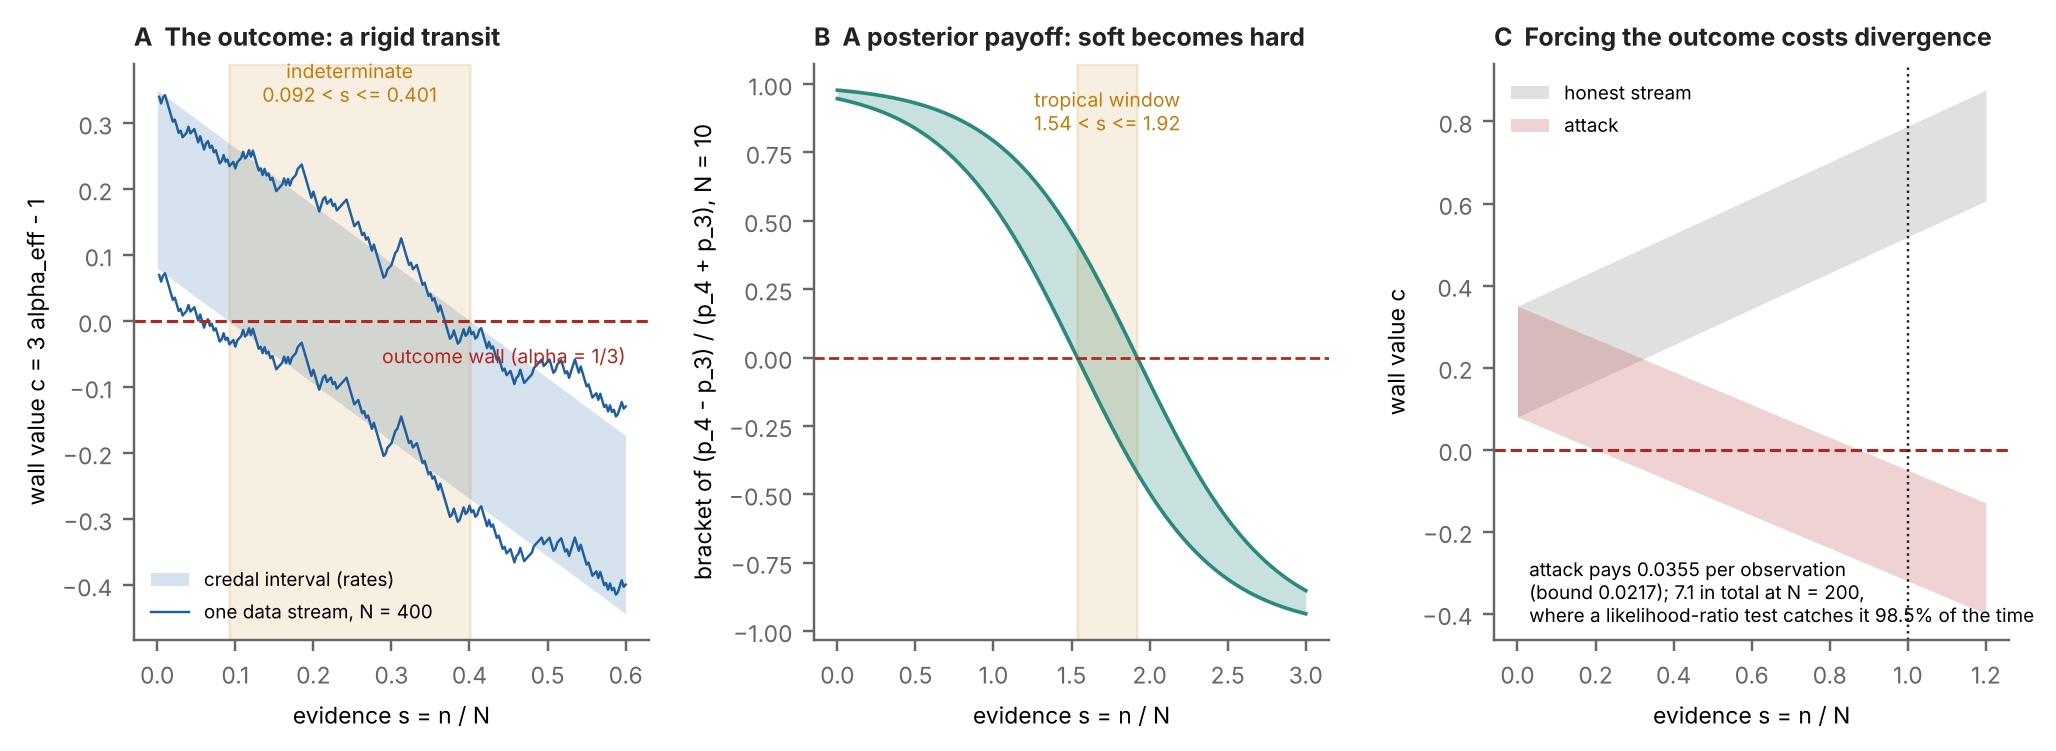

This figure's Python source:
"""Worked example of sec:credalflow on F_1: a credal Kahler class alpha in [0.36, 0.45] under evidence (engine/check_f1credal.py).
A: the interval of wall values c moves rigidly; the outcome is indeterminate exactly while it straddles c = 0 (rates), and one data
stream at N = 400 follows it. B: a linear payoff on the posterior over terms, g = p_4 - p_3, over the credal hull at N = 10: its bracket
crosses 0 inside the tropical window. C: an adversary forcing the set across the wall by s = 1, against the honest stream that keeps it
on the positive side, and what it pays."""
import os, sys, math
import numpy as np
import matplotlib; matplotlib.use("Agg")
import matplotlib.pyplot as plt
HERE = os.path.dirname(os.path.abspath(__file__)); sys.path.insert(0, os.path.join(HERE, "..", "engine"))
from pce import kahlerbridge as KB, credalflow as CF
INK, MUTED, GRID = "#222222", "#666666", "#d9d9d9"; RED, BLUE, AMBER, TEAL = "#b3261e", "#1f5f9e", "#c27c0e", "#2b8a7e"
plt.rcParams.update({"font.size": 7.5, "axes.edgecolor": MUTED, "xtick.color": MUTED, "ytick.color": MUTED, "axes.spines.top": False, "axes.spines.right": False})
a = np.array([2, -1, 2, -3], float); P = np.array([[0.6, 0.3, 0.1], [0.2, 0.5, 0.3], [0.5, 0.2, 0.3], [0.2, 0.3, 0.5]]); LP = np.log(P); LA = a @ LP
Q = np.array([0.5, 0.3, 0.2]); d = Q @ LA; H = -(LP @ Q); AL = (0.36, 0.45)
lam = {al: np.array(KB.F1(al)[1], float) for al in AL}; c0 = {al: float(-a @ lam[al]) for al in AL}; cmin, cmax = min(c0.values()), max(c0.values())
fig, axs = plt.subplots(1, 3, figsize=(11, 3.4), gridspec_kw=dict(wspace=0.32))
ax = axs[0]; s = np.linspace(0, 0.6, 300)
ax.fill_between(s, cmin - s * d, cmax - s * d, color=BLUE, alpha=0.18, lw=0, label="credal interval (rates)")
rng = np.random.default_rng(3); N = 400; x = rng.choice(3, size=int(0.6 * N), p=Q); S = np.cumsum(LA[x]); sd = np.arange(1, len(x) + 1) / N
ax.plot(sd, cmin - S / N, color=BLUE, lw=0.8); ax.plot(sd, cmax - S / N, color=BLUE, lw=0.8, label="one data stream, N = 400")
ax.axhline(0, color=RED, lw=1, ls="--"); ax.text(0.6, -0.035, "outcome wall (alpha = 1/3)", color=RED, fontsize=6.4, ha="right", va="top")
ax.axvspan(cmin / d, cmax / d, color=AMBER, alpha=0.12); ax.text((cmin / d + cmax / d) / 2, cmax * 0.95, f"indeterminate\n{cmin / d:.3f} < s <= {cmax / d:.3f}", ha="center", fontsize=6.4, color=AMBER)
ax.set_xlabel("evidence s = n / N"); ax.set_ylabel("wall value c = 3 alpha_eff - 1"); ax.legend(fontsize=6.2, frameon=False, loc="lower left")
ax.set_title("A  The outcome: a rigid transit", loc="left", fontsize=8.2, fontweight="bold", color=INK)
ax = axs[1]; Nn = 10; cg = np.array([0.0, 0.0, -1.0, 1.0])
def prior(al): l = Nn * lam[al]; l -= l.max(); p = np.exp(l); return p / p.sum()
V = [prior(al) for al in AL]; ss = np.linspace(0, 3, 400)
def rel(v, t): q = CF.tilt(v, -Nn * H, t); return (q[3] - q[2]) / (q[3] + q[2])   # same sign as p_4 - p_3
br = np.array([[min(rel(v, t) for v in V), max(rel(v, t) for v in V)] for t in ss])
ax.fill_between(ss, br[:, 0], br[:, 1], color=TEAL, alpha=0.25, lw=0); ax.plot(ss, br[:, 0], color=TEAL, lw=1.2); ax.plot(ss, br[:, 1], color=TEAL, lw=1.2)
w0, w1 = AL[0] / (H[3] - H[2]), AL[1] / (H[3] - H[2]); ax.axvspan(w0, w1, color=AMBER, alpha=0.12); ax.axhline(0, color=RED, lw=0.9, ls="--")
ax.text((w0 + w1) / 2, br[:, 1].max() * 0.85, f"tropical window\n{w0:.2f} < s <= {w1:.2f}", ha="center", fontsize=6.4, color=AMBER)
ax.set_xlabel("evidence s = n / N"); ax.set_ylabel("bracket of (p_4 - p_3) / (p_4 + p_3), N = 10")
ax.set_title("B  A posterior payoff: soft becomes hard", loc="left", fontsize=8.2, fontweight="bold", color=INK)
ax = axs[2]; Qh = np.array([0.3, 0.4, 0.3]); dh = Qh @ LA
def tilt_to(m):
    lo, hi = 0.0, 10.0
    for _ in range(100):
        mid = (lo + hi) / 2; q = Qh * np.exp(mid * LA); q /= q.sum()
        if q @ LA < m: lo = mid
        else: hi = mid
    q = Qh * np.exp(hi * LA); return q / q.sum()
Qa = tilt_to(cmax + 0.05); da = Qa @ LA; kl = float(Qa @ np.log(Qa / Qh)); s = np.linspace(0, 1.2, 300)
ax.fill_between(s, cmin - s * dh, cmax - s * dh, color=MUTED, alpha=0.2, lw=0, label="honest stream")
ax.fill_between(s, cmin - s * da, cmax - s * da, color=RED, alpha=0.2, lw=0, label="attack")
ax.axhline(0, color=RED, lw=1, ls="--"); ax.axvline(1.0, color=INK, lw=0.8, ls=":")
ax.text(0.03, -0.42, f"attack pays {kl:.4f} per observation\n(bound {(da - dh) ** 2 / (2 * np.abs(LA).max() ** 2):.4f}); 7.1 in total at N = 200,\nwhere a likelihood-ratio test catches it 98.5% of the time", fontsize=6.2)
ax.set_xlabel("evidence s = n / N"); ax.set_ylabel("wall value c"); ax.legend(fontsize=6.2, frameon=False, loc="upper left")
ax.set_title("C  Forcing the outcome costs divergence", loc="left", fontsize=8.2, fontweight="bold", color=INK)
fig.savefig(os.path.join(HERE, "fig_f1credal.png"), dpi=220, bbox_inches="tight"); print("ok")
